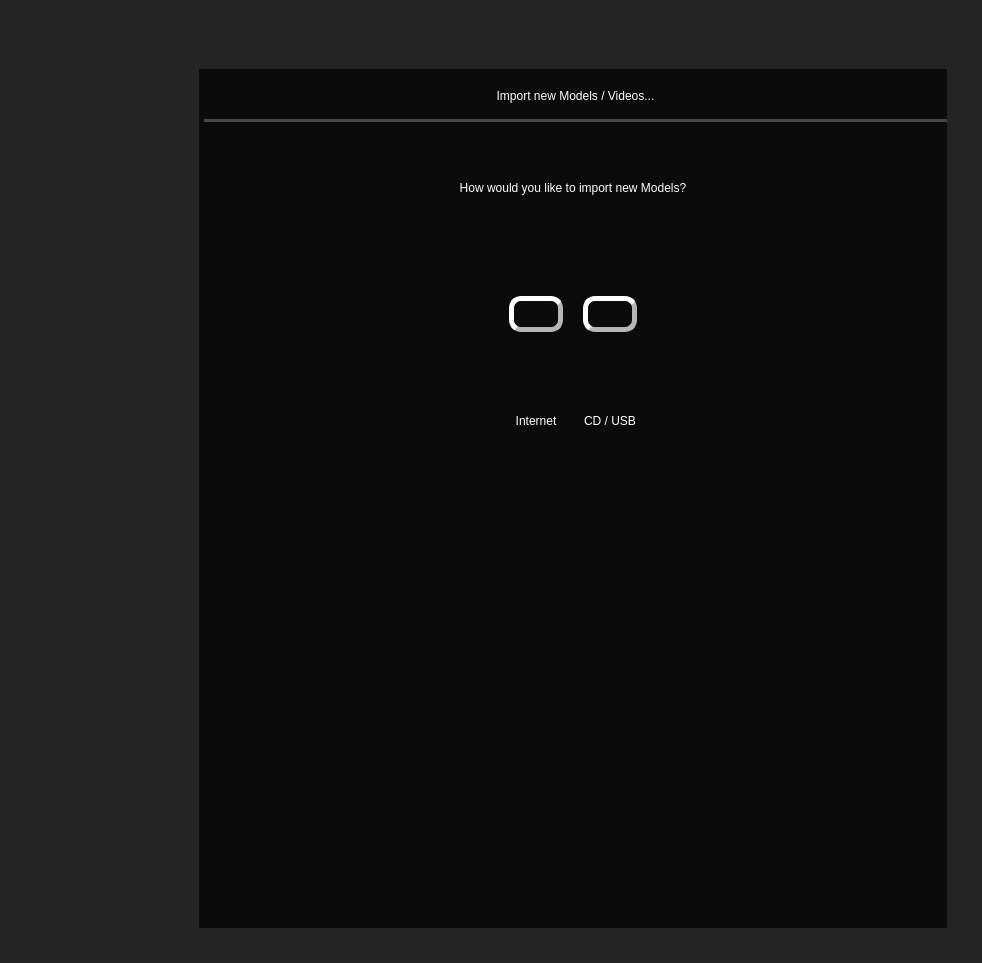
<?xml version="1.0" encoding="UTF-8"?>
<ui version="4.0">
 <class>Form</class>
 <widget class="QWidget" name="Form">
  <property name="geometry">
   <rect>
    <x>0</x>
    <y>0</y>
    <width>982</width>
    <height>963</height>
   </rect>
  </property>
  <property name="windowTitle">
   <string>Form</string>
  </property>
  <layout class="QVBoxLayout" name="verticalLayout">
   <property name="spacing">
    <number>0</number>
   </property>
   <property name="leftMargin">
    <number>0</number>
   </property>
   <property name="topMargin">
    <number>0</number>
   </property>
   <property name="rightMargin">
    <number>0</number>
   </property>
   <property name="bottomMargin">
    <number>0</number>
   </property>
   <item>
    <layout class="QHBoxLayout" name="main_1_horizontalLayout"/>
   </item>
   <item>
    <layout class="QHBoxLayout" name="main_2_horizontalLayout">
     <property name="spacing">
      <number>0</number>
     </property>
     <item>
      <widget class="QWidget" name="left_widget" native="true">
       <property name="styleSheet">
        <string notr="true">background-color: rgb(36, 36, 36);</string>
       </property>
       <layout class="QVBoxLayout" name="verticalLayout_3">
        <property name="leftMargin">
         <number>0</number>
        </property>
        <property name="topMargin">
         <number>0</number>
        </property>
        <property name="rightMargin">
         <number>0</number>
        </property>
        <property name="bottomMargin">
         <number>0</number>
        </property>
       </layout>
      </widget>
     </item>
     <item>
      <widget class="QWidget" name="main_widget" native="true">
       <property name="styleSheet">
        <string notr="true">background-color: rgb(36, 36, 36);</string>
       </property>
       <layout class="QGridLayout" name="main_grid_Layout">
        <property name="leftMargin">
         <number>9</number>
        </property>
        <property name="topMargin">
         <number>9</number>
        </property>
        <property name="rightMargin">
         <number>9</number>
        </property>
        <property name="bottomMargin">
         <number>9</number>
        </property>
        <item row="2" column="0">
         <spacer name="horizontalSpacer_5">
          <property name="orientation">
           <enum>Qt::Horizontal</enum>
          </property>
          <property name="sizeType">
           <enum>QSizePolicy::Maximum</enum>
          </property>
          <property name="sizeHint" stdset="0">
           <size>
            <width>190</width>
            <height>50</height>
           </size>
          </property>
         </spacer>
        </item>
        <item row="0" column="1">
         <spacer name="verticalSpacer_2">
          <property name="orientation">
           <enum>Qt::Vertical</enum>
          </property>
          <property name="sizeType">
           <enum>QSizePolicy::Minimum</enum>
          </property>
          <property name="sizeHint" stdset="0">
           <size>
            <width>20</width>
            <height>60</height>
           </size>
          </property>
         </spacer>
        </item>
        <item row="2" column="1">
         <layout class="QGridLayout" name="gridLayout_4">
          <item row="1" column="1">
           <widget class="QWidget" name="mange_widget" native="true">
            <property name="styleSheet">
             <string notr="true">background-color: rgb(36, 36, 36);</string>
            </property>
           </widget>
          </item>
          <item row="0" column="0">
           <widget class="QWidget" name="all_widget" native="true">
            <property name="styleSheet">
             <string notr="true">background-color: rgb(11, 11, 11);</string>
            </property>
            <layout class="QGridLayout" name="all_grid_Layout">
             <property name="leftMargin">
              <number>0</number>
             </property>
             <property name="topMargin">
              <number>0</number>
             </property>
             <property name="rightMargin">
              <number>0</number>
             </property>
             <property name="bottomMargin">
              <number>0</number>
             </property>
             <item row="0" column="0">
              <widget class="QWidget" name="model_widget" native="true">
               <property name="styleSheet">
                <string notr="true">

background-color:  rgb(11,11,11);</string>
               </property>
               <layout class="QVBoxLayout" name="verticalLayout_2">
                <property name="spacing">
                 <number>0</number>
                </property>
                <property name="leftMargin">
                 <number>0</number>
                </property>
                <property name="topMargin">
                 <number>0</number>
                </property>
                <property name="rightMargin">
                 <number>0</number>
                </property>
                <property name="bottomMargin">
                 <number>0</number>
                </property>
                <item>
                 <layout class="QHBoxLayout" name="horizontalLayout">
                  <property name="spacing">
                   <number>0</number>
                  </property>
                  <item>
                   <spacer name="verticalSpacer_7">
                    <property name="orientation">
                     <enum>Qt::Vertical</enum>
                    </property>
                    <property name="sizeType">
                     <enum>QSizePolicy::Minimum</enum>
                    </property>
                    <property name="sizeHint" stdset="0">
                     <size>
                      <width>5</width>
                      <height>40</height>
                     </size>
                    </property>
                   </spacer>
                  </item>
                  <item>
                   <widget class="QLabel" name="label">
                    <property name="layoutDirection">
                     <enum>Qt::LeftToRight</enum>
                    </property>
                    <property name="styleSheet">
                     <string notr="true">font: 75 16pt &quot;MS Shell Dlg 2&quot;;
color: rgb(255, 255, 255);
border-bottom: 3px solid  rgb(72, 72, 72);</string>
                    </property>
                    <property name="text">
                     <string>Import new Models / Videos...</string>
                    </property>
                    <property name="alignment">
                     <set>Qt::AlignCenter</set>
                    </property>
                   </widget>
                  </item>
                 </layout>
                </item>
                <item>
                 <spacer name="verticalSpacer_3">
                  <property name="orientation">
                   <enum>Qt::Vertical</enum>
                  </property>
                  <property name="sizeType">
                   <enum>QSizePolicy::Minimum</enum>
                  </property>
                  <property name="sizeHint" stdset="0">
                   <size>
                    <width>20</width>
                    <height>40</height>
                   </size>
                  </property>
                 </spacer>
                </item>
                <item>
                 <layout class="QHBoxLayout" name="horizontalLayout_3">
                  <item>
                   <widget class="QLabel" name="label_2">
                    <property name="styleSheet">
                     <string notr="true">font: 75 12pt &quot;MS Shell Dlg 2&quot;;
color: rgb(255, 255, 255);
</string>
                    </property>
                    <property name="text">
                     <string>How would you like to import new Models?</string>
                    </property>
                    <property name="alignment">
                     <set>Qt::AlignCenter</set>
                    </property>
                   </widget>
                  </item>
                 </layout>
                </item>
                <item>
                 <layout class="QGridLayout" name="gridLayout">
                  <item row="0" column="4">
                   <spacer name="horizontalSpacer_3">
                    <property name="orientation">
                     <enum>Qt::Horizontal</enum>
                    </property>
                    <property name="sizeHint" stdset="0">
                     <size>
                      <width>40</width>
                      <height>20</height>
                     </size>
                    </property>
                   </spacer>
                  </item>
                  <item row="2" column="2">
                   <spacer name="verticalSpacer_6">
                    <property name="orientation">
                     <enum>Qt::Vertical</enum>
                    </property>
                    <property name="sizeType">
                     <enum>QSizePolicy::Minimum</enum>
                    </property>
                    <property name="sizeHint" stdset="0">
                     <size>
                      <width>20</width>
                      <height>500</height>
                     </size>
                    </property>
                   </spacer>
                  </item>
                  <item row="0" column="0">
                   <spacer name="horizontalSpacer">
                    <property name="orientation">
                     <enum>Qt::Horizontal</enum>
                    </property>
                    <property name="sizeHint" stdset="0">
                     <size>
                      <width>40</width>
                      <height>20</height>
                     </size>
                    </property>
                   </spacer>
                  </item>
                  <item row="0" column="3">
                   <widget class="QPushButton" name="cd_btn">
                    <property name="cursor">
                     <cursorShape>PointingHandCursor</cursorShape>
                    </property>
                    <property name="styleSheet">
                     <string notr="true">QPushButton{

background-color:  rgb(11,11,11);
color: rgb(255, 255, 255);
border-style:outset;
border-width:4.5px;
border-radius:12px;
border-color: rgb(182, 182, 182);
padding:6px
}
QPushButton:hover{
background-color: rgb(106, 106, 106);
}

</string>
                    </property>
                    <property name="text">
                     <string/>
                    </property>
                    <property name="icon">
                     <iconset>
                      <normaloff>icon/cd.png</normaloff>icon/cd.png</iconset>
                    </property>
                    <property name="iconSize">
                     <size>
                      <width>150</width>
                      <height>150</height>
                     </size>
                    </property>
                   </widget>
                  </item>
                  <item row="0" column="2">
                   <spacer name="verticalSpacer_5">
                    <property name="orientation">
                     <enum>Qt::Vertical</enum>
                    </property>
                    <property name="sizeType">
                     <enum>QSizePolicy::Minimum</enum>
                    </property>
                    <property name="sizeHint" stdset="0">
                     <size>
                      <width>20</width>
                      <height>200</height>
                     </size>
                    </property>
                   </spacer>
                  </item>
                  <item row="0" column="1">
                   <widget class="QPushButton" name="internet_btn">
                    <property name="cursor">
                     <cursorShape>PointingHandCursor</cursorShape>
                    </property>
                    <property name="styleSheet">
                     <string notr="true">

QPushButton{

background-color:  rgb(11,11,11);
color: rgb(255, 255, 255);
border-style:outset;
border-width:4.5px;
border-radius:12px;
border-color: rgb(182, 182, 182);
padding:6px
}
QPushButton:hover{
background-color: rgb(106, 106, 106);
}


/*
QPushButton{
background-color:rgb(11, 11, 11);
color: rgb(255, 255, 255);
border-style:solid ;
border-width:5px;
border-radius:0px;
border-color:rgb(11, 11, 11);

}
QpushButton:focus{

	border-color: rgb(106, 106, 106);
}
*/</string>
                    </property>
                    <property name="text">
                     <string/>
                    </property>
                    <property name="icon">
                     <iconset>
                      <normaloff>icon/internet.png</normaloff>icon/internet.png</iconset>
                    </property>
                    <property name="iconSize">
                     <size>
                      <width>150</width>
                      <height>150</height>
                     </size>
                    </property>
                   </widget>
                  </item>
                  <item row="1" column="1">
                   <widget class="QLabel" name="label_3">
                    <property name="styleSheet">
                     <string notr="true">font: 75 10pt &quot;MS Shell Dlg 2&quot;;
color: rgb(255, 255, 255);
</string>
                    </property>
                    <property name="text">
                     <string>Internet</string>
                    </property>
                    <property name="alignment">
                     <set>Qt::AlignCenter</set>
                    </property>
                   </widget>
                  </item>
                  <item row="1" column="3">
                   <widget class="QLabel" name="label_4">
                    <property name="styleSheet">
                     <string notr="true">font: 75 10pt &quot;MS Shell Dlg 2&quot;;
color: rgb(255, 255, 255);
</string>
                    </property>
                    <property name="text">
                     <string>CD / USB</string>
                    </property>
                    <property name="alignment">
                     <set>Qt::AlignCenter</set>
                    </property>
                   </widget>
                  </item>
                 </layout>
                </item>
               </layout>
              </widget>
             </item>
            </layout>
           </widget>
          </item>
          <item row="1" column="0">
           <spacer name="horizontalSpacer_2">
            <property name="orientation">
             <enum>Qt::Horizontal</enum>
            </property>
            <property name="sizeHint" stdset="0">
             <size>
              <width>40</width>
              <height>20</height>
             </size>
            </property>
           </spacer>
          </item>
          <item row="0" column="1">
           <spacer name="verticalSpacer">
            <property name="orientation">
             <enum>Qt::Vertical</enum>
            </property>
            <property name="sizeHint" stdset="0">
             <size>
              <width>20</width>
              <height>40</height>
             </size>
            </property>
           </spacer>
          </item>
         </layout>
        </item>
        <item row="1" column="1">
         <spacer name="verticalSpacer_4">
          <property name="orientation">
           <enum>Qt::Vertical</enum>
          </property>
          <property name="sizeType">
           <enum>QSizePolicy::Maximum</enum>
          </property>
          <property name="sizeHint" stdset="0">
           <size>
            <width>20</width>
            <height>0</height>
           </size>
          </property>
         </spacer>
        </item>
       </layout>
      </widget>
     </item>
    </layout>
   </item>
  </layout>
 </widget>
 <resources/>
 <connections/>
</ui>
